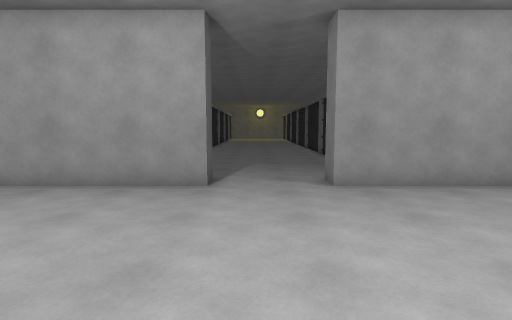
[1] (above)

24 first-person views from a walk through a 3-D level made in the Unity game engine. The camera is 1.5 m above the floor, tilts 6° down and sees 80° across. The floor is counted in squares, 1 m on a side. Each view is taken from the middle of a square. On the plan, view 1 faces up. The plan holds only what a view shows up to about 15 squares ahead; the rest is blank. The place goes on beyond the plan. The player is left out. Surface patterns are stand-ins for the level's own textures.

[2]
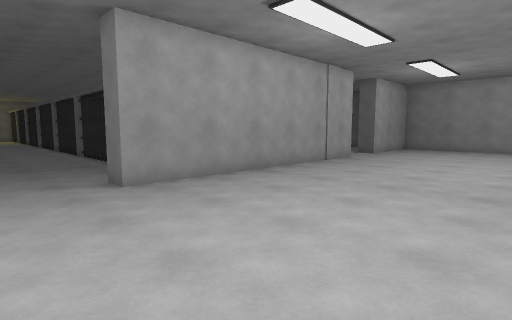

[3]
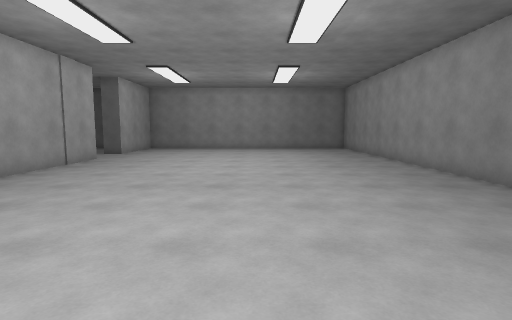

[4]
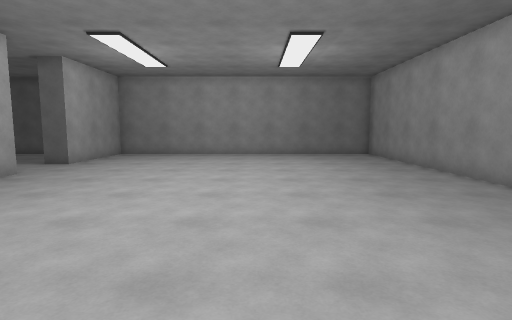

[5]
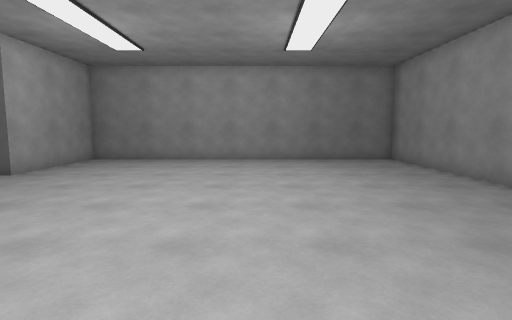

[6]
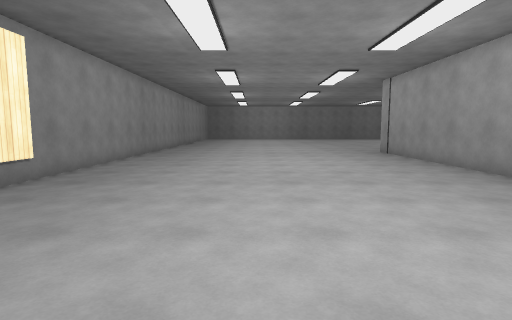

[7]
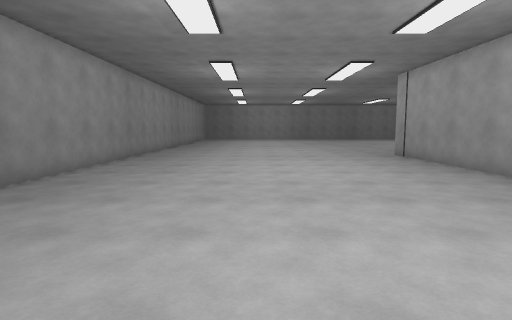

[8]
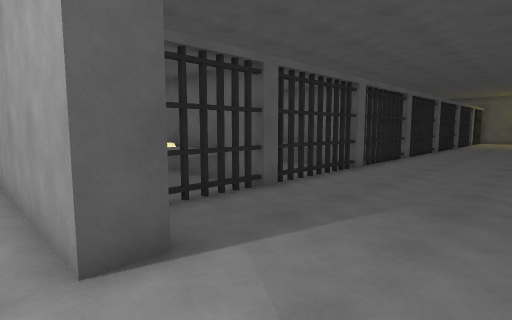

[9]
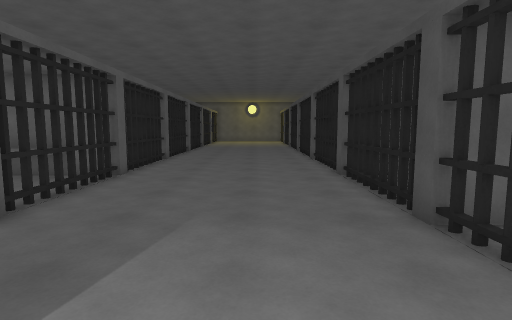

[10]
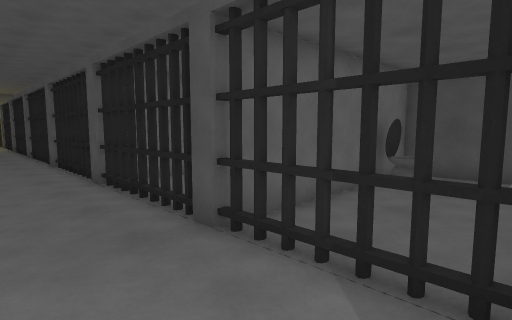

[11]
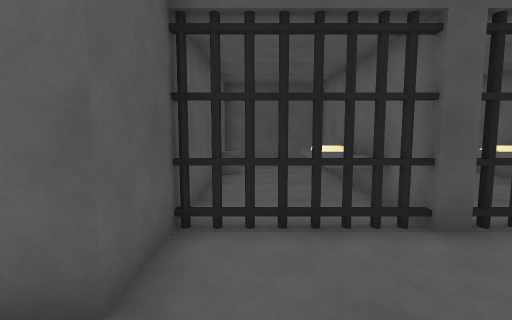

[12]
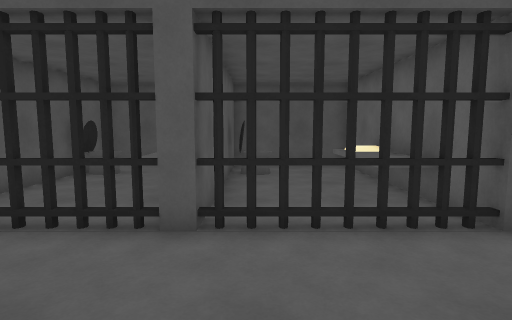

[13]
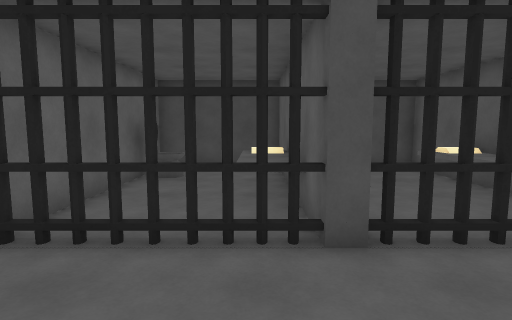

[14]
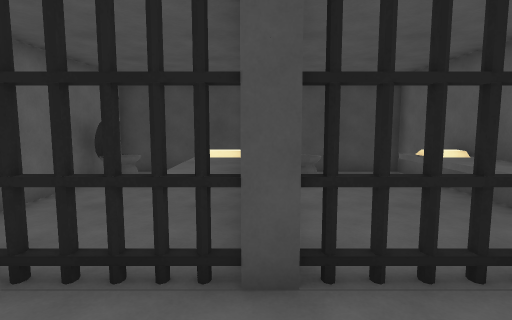

[15]
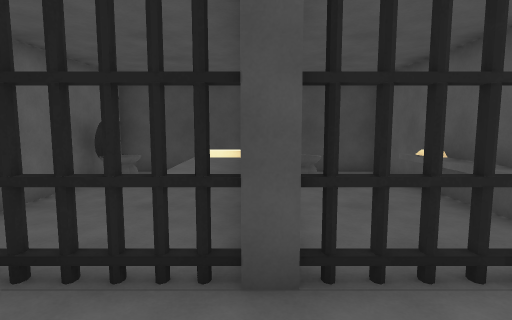

[16]
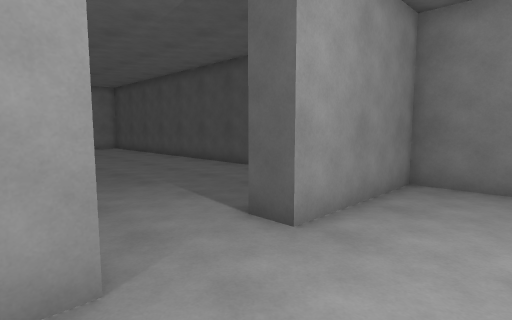

[17]
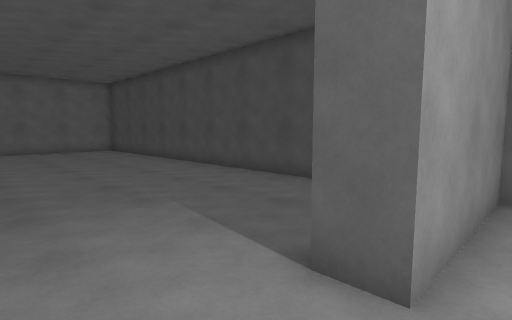

[18]
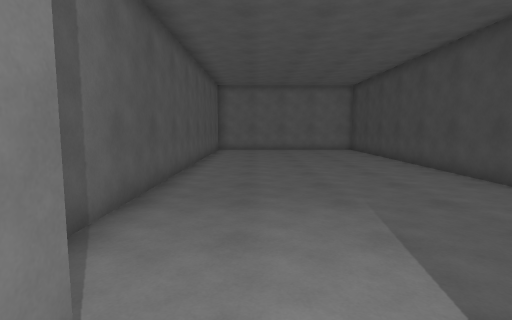

[19]
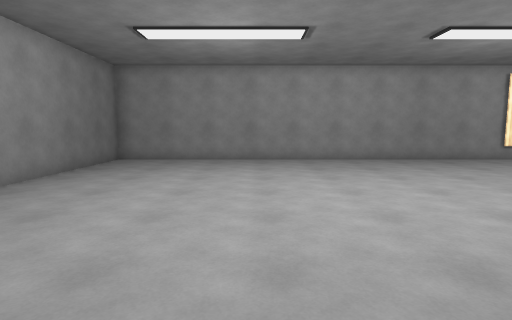

[20]
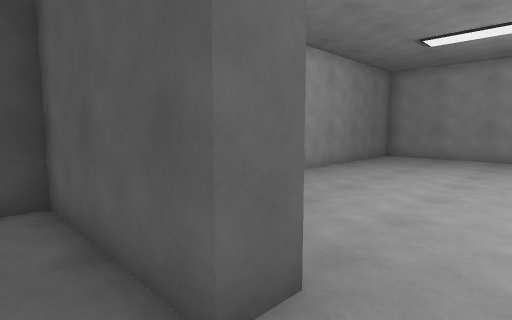

[21]
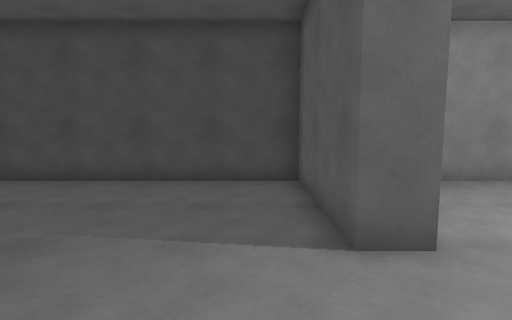

[22]
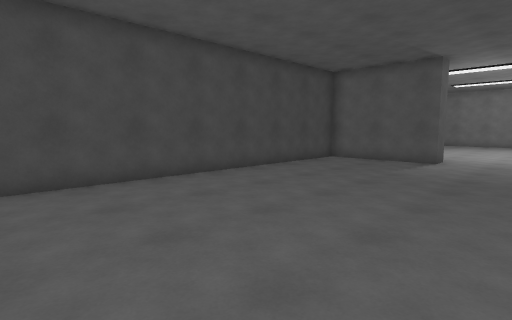

[23]
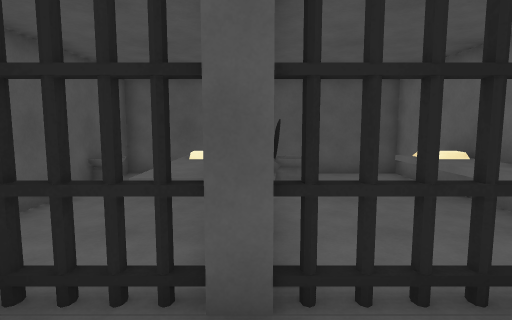

[24]
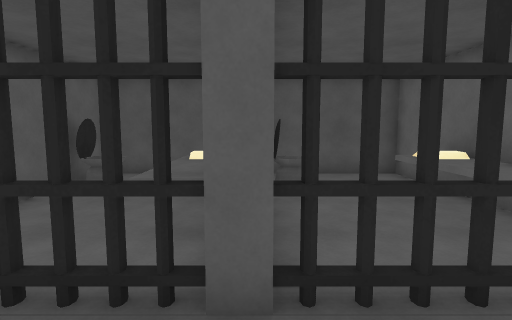

### Floor plan
Key: @ floor where view 1 was taken; # wall or solid block; x gap in a wall; . floor; B bed; T toilet.
Columns run from 11 left of view 1 to 22 right of it. Each row starts with its distance up from view 1.
 23 ## ######......##   ####. .....
 22 #..BBBB#.......x....TT #.........#
 21 #..BBBB#.......x....TT #.........#
 20 #......x.......x...... #.........#
 19 #.T....x.......#BBBB . #.........#
 18 ########.......#########.........#
 17 #..BBBB#.......x....TT #.........#
 16 #..BBBB#.......x....TT #.........#
 15 #......x.......x...... #.........#
 14 #.T....x.......#BBBBB. #.........#
 13 ########.......#########.........#
 12 #..BBBB#.......x....TT #.........#
 11 #..BBBB#.......x....TT #.........#
 10 #......x.......x.....  #.........#
  9 ##T#######...############...######
  8  #########...############...######
  7  ................................#
  6  ................................#
  5  ................................#
  4  ................................#
  3  ................................#
  2  ................................#
  1  ................................#
  0  ..........@.....................#
 -1  ................................#
 -2  ................................#
 -3  ................................#
 -4  ................................#
 -5  ................................#
 -6  .........#   #..................#
 -7  ##########   ####################

Where each view was taken, in squares from view 1:
view 1: 0 up, 0 right, facing up
view 2: 0 up, 1 left, facing up-right
view 3: 0 up, 1 left, facing right
view 4: 0 up, 4 right, facing right
view 5: 0 up, 7 right, facing right
view 6: 0 up, 7 right, facing left
view 7: 0 up, 5 right, facing left
view 8: 7 up, 2 right, facing up-left
view 9: 8 up, 1 right, facing up
view 10: 9 up, 1 right, facing up-right
view 11: 10 up, 1 right, facing left
view 12: 19 up, 1 right, facing left
view 13: 19 up, 0 right, facing right
view 14: 18 up, 1 right, facing right
view 15: 13 up, 1 right, facing right
view 16: 5 up, 13 right, facing up-right
view 17: 7 up, 14 right, facing up-right
view 18: 7 up, 15 right, facing up
view 19: 8 up, 15 right, facing down
view 20: 10 up, 15 right, facing down-right
view 21: 10 up, 13 right, facing right
view 22: 23 up, 13 right, facing down-right
view 23: 13 up, 1 left, facing left
view 24: 18 up, 1 left, facing left
